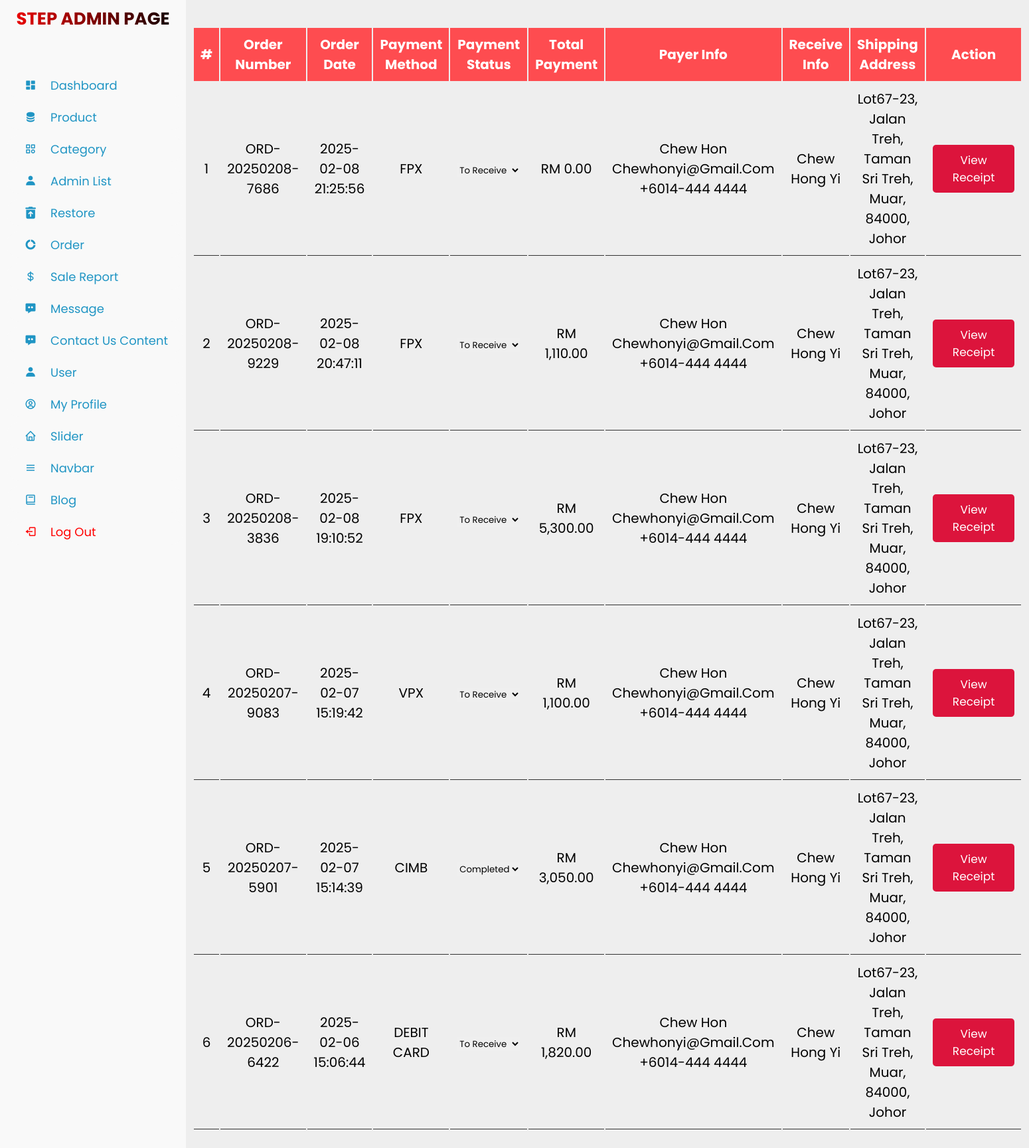
The page /admin_order.php on the database its author committed.
### tables this page shows
CREATE TABLE `orders` (
  `id` int(100) NOT NULL,
  `user_id` int(100) NOT NULL,
  `name` varchar(20) NOT NULL,
  `number` varchar(10) NOT NULL,
  `email` varchar(50) NOT NULL,
  `method` varchar(50) NOT NULL,
  `total_products` varchar(1000) NOT NULL,
  `total_price` int(100) NOT NULL,
  `placed_on` datetime NOT NULL DEFAULT current_timestamp(),
  `payment_status` varchar(20) NOT NULL DEFAULT 'pending',
  `shipping_fullname` varchar(255) DEFAULT NULL,
  `shipping_address_line` varchar(255) DEFAULT NULL,
  `shipping_city` varchar(100) DEFAULT NULL,
  `shipping_post_code` varchar(20) DEFAULT NULL,
  `shipping_state` varchar(100) DEFAULT NULL,
  `order_number` varchar(20) DEFAULT NULL
);

CREATE TABLE `users` (
  `id` int(11) NOT NULL,
  `fullname` varchar(50) NOT NULL,
  `email` varchar(100) NOT NULL,
  `phone` varchar(20) DEFAULT NULL,
  `password` varchar(255) NOT NULL,
  `reset_token` varchar(255) DEFAULT NULL,
  `reset_token_expiry` datetime DEFAULT NULL,
  `status` enum('active','terminated') NOT NULL DEFAULT 'active',
  `termination_date` datetime DEFAULT NULL,
  `verification_token` varchar(255) NOT NULL,
  `is_verified` tinyint(1) NOT NULL DEFAULT 0,
  `created_at` datetime DEFAULT current_timestamp()
);

### admin_order.php (the view, shortened to what this page needs)
<?php
include 'connect.php';
$stmt = $conn->prepare("SELECT o.id, o.user_id, o.order_number, o.method, o.total_price, o.placed_on, o.payment_status,
                                u.fullname AS payer_fullname, u.email AS payer_email, u.phone AS payer_phone,
                                o.shipping_fullname AS receiver_fullname,
                                o.shipping_address_line, o.shipping_city,
                                o.shipping_post_code, o.shipping_state
                         FROM orders o
                         JOIN users u ON o.user_id = u.id
                         ORDER BY o.placed_on DESC");
$stmt->execute();
$orders = $stmt->fetchAll(PDO::FETCH_ASSOC);
?>
<!DOCTYPE html>
<html lang="en">
<head>
    <link rel="stylesheet" type="text/css" href="assets/css/admin_order.css">
</head>
<body>
    <?php include 'sidebar.php'; ?>
    <div class="container">
        <div class="product-display">
            <table class="product-display-table">
                <thead>
                    <tr>
                        <th>#</th>
                        <th>Order Number</th>
                        <th>Order Date</th>
                        <th>Payment Method</th>
                        <th>Payment Status</th>
                        <th>Total Payment</th>
                        <th>Payer Info</th>
                        <th>Receive Info</th>
                        <th>Shipping Address</th>
                        <th>Action</th>
                    </tr>
                </thead>
                <tbody>
                    <?php
                    $row_count = 1;
                    foreach ($orders as $order): ?>
                        <tr>
                            <td><?= $row_count++; ?></td>
                            <td><?= htmlspecialchars($order['order_number']); ?></td>
                            <td><?php echo htmlspecialchars(date('Y-m-d H:i:s', strtotime($order['placed_on']))); ?></td>
                            <td><?= htmlspecialchars(strtoupper($order['method'])); ?></td>
                            <td>
                                <form method="POST" action="">
                                    <select name="payment_status" onchange="this.form.submit()">
                                        <option value="To Receive" <?= ($order['payment_status'] === 'To Receive') ? 'selected' : ''; ?>>To Receive</option>
                                        <option value="Completed" <?= ($order['payment_status'] === 'Completed') ? 'selected' : ''; ?>>Completed</option>
                                    </select>
                                </form>
                            </td>
                            <td>RM <?= htmlspecialchars(number_format($order['total_price'], 2)); ?></td>
                            <td>
                                <p><?= htmlspecialchars($order['payer_fullname']); ?></p>
                                <p><?= htmlspecialchars($order['payer_email']); ?></p>
                                <p><?= htmlspecialchars($order['payer_phone']); ?></p>
                            </td>
                            <td>
                                <p><?= htmlspecialchars($order['receiver_fullname']); ?></p>
                            </td>
                            <td>
                                <p><?= htmlspecialchars($order['shipping_address_line']); ?></p>
                                <p><?= htmlspecialchars($order['shipping_city'] . ', ' . $order['shipping_post_code'] . ', ' . $order['shipping_state']); ?></p>
                            </td>
                            <td>
                                <a href="admin_receipt.php?order_id=<?= $order['id']; ?>&order_number=<?= htmlspecialchars($order['order_number']); ?>" class="btn">
                                    View Receipt
                                </a>
                            </td>
                        </tr>
                    <?php endforeach; ?>
                </tbody>
            </table>
        </div>
    </div>
</body>
</html>

### assets/css/admin_order.css (style rules this page uses)
:root { --green: #27ae60; --black: #333; --white: #fff; --bg-color: #eee; --box-shadow: 0 .5rem 1rem rgba(0, 0, 0, .1); --border: .1rem solid var(--black); }
* { font-family: 'Poppins', sans-serif; margin: 0; padding: 0; box-sizing: border-box; outline: none; border: none; text-decoration: none; text-transform: capitalize; }
html { font-size: 62.5%; overflow-x: hidden; }
.btn { display: block; width: 100%; cursor: pointer; border-radius: .5rem; margin-top: 1rem; font-size: 1.7rem; padding: 1rem 3rem; background: var(--green); color: var(--white); text-align: center; }
.container { max-width: 1200px; padding: 2rem; margin: 0 auto; margin-left: 27rem; }
.product-display { margin: 2rem 0; }
.product-display .product-display-table { width: 100%; text-align: center; }
.product-display .product-display-table thead { background: #fe4c50; color: white; }
.product-display .product-display-table th { padding: 1rem; font-size: 2rem; }
.product-display .product-display-table td { padding: 1rem; font-size: 2rem; border-bottom: var(--border); }
.product-display .product-display-table .btn:first-child { margin-top: 0; }
.product-display .product-display-table .btn:last-child { background: crimson; }

### assets/css/sidebar.css (style rules this page uses)
* { margin: 0; padding: 0; box-sizing: border-box; }
a { text-decoration: none; }
body { background-color: #eee; }

### rows shown on the page
orders: order_number "ORD-20250208-7686", placed_on "2025-02-08 21:25:56", method "FPX", total_price "0.00", user.fullname "Chew Hon", user.email "Chewhonyi@gmail.com", user.phone "+6014-444 4444", shipping_fullname "Chew Hong Yi", shipping_address_line "Lot67-23, Jalan Treh, Taman Sri Treh,", shipping_city+shipping_post_code+shipping_state "Muar, 84000, Johor"
orders: order_number "ORD-20250208-9229", placed_on "2025-02-08 20:47:11", method "FPX", total_price "1,110.00", user.fullname "Chew Hon", user.email "Chewhonyi@gmail.com", user.phone "+6014-444 4444", shipping_fullname "Chew Hong Yi", shipping_address_line "Lot67-23, Jalan Treh, Taman Sri Treh,", shipping_city+shipping_post_code+shipping_state "Muar, 84000, Johor"
orders: order_number "ORD-20250208-3836", placed_on "2025-02-08 19:10:52", method "FPX", total_price "5,300.00", user.fullname "Chew Hon", user.email "Chewhonyi@gmail.com", user.phone "+6014-444 4444", shipping_fullname "Chew Hong Yi", shipping_address_line "Lot67-23, Jalan Treh, Taman Sri Treh,", shipping_city+shipping_post_code+shipping_state "Muar, 84000, Johor"
orders: order_number "ORD-20250207-9083", placed_on "2025-02-07 15:19:42", method "VPX", total_price "1,100.00", user.fullname "Chew Hon", user.email "Chewhonyi@gmail.com", user.phone "+6014-444 4444", shipping_fullname "Chew Hong Yi", shipping_address_line "Lot67-23, Jalan Treh, Taman Sri Treh,", shipping_city+shipping_post_code+shipping_state "Muar, 84000, Johor"
orders: order_number "ORD-20250207-5901", placed_on "2025-02-07 15:14:39", method "CIMB", payment_status "Completed", total_price "3,050.00", user.fullname "Chew Hon", user.email "Chewhonyi@gmail.com", user.phone "+6014-444 4444", shipping_fullname "Chew Hong Yi", shipping_address_line "Lot67-23, Jalan Treh, Taman Sri Treh,", shipping_city+shipping_post_code+shipping_state "Muar, 84000, Johor"
orders: order_number "ORD-20250206-6422", placed_on "2025-02-06 15:06:44", method "DEBIT CARD", payment_status "To Receive", total_price "1,820.00", user.fullname "Chew Hon", user.email "Chewhonyi@gmail.com", user.phone "+6014-444 4444", shipping_fullname "Chew Hong Yi", shipping_address_line "Lot67-23, Jalan Treh, Taman Sri Treh,", shipping_city+shipping_post_code+shipping_state "Muar, 84000, Johor"
